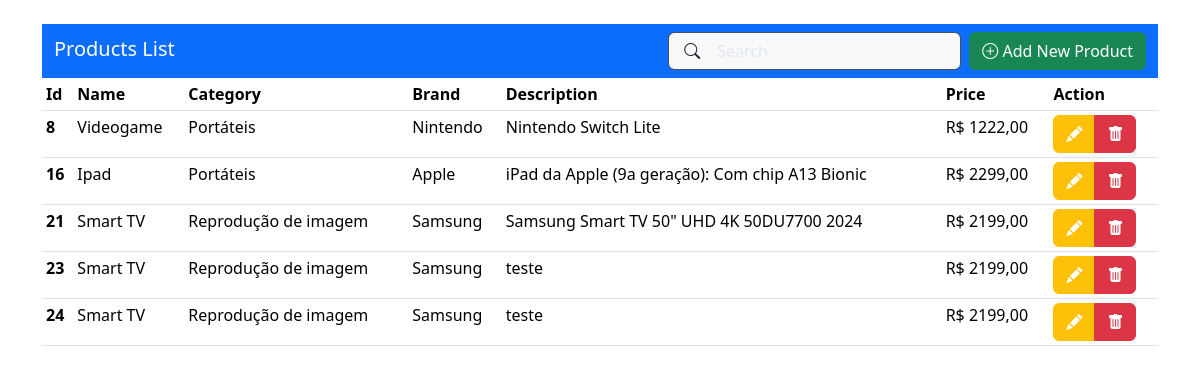
Before: /products/ with the older database file.
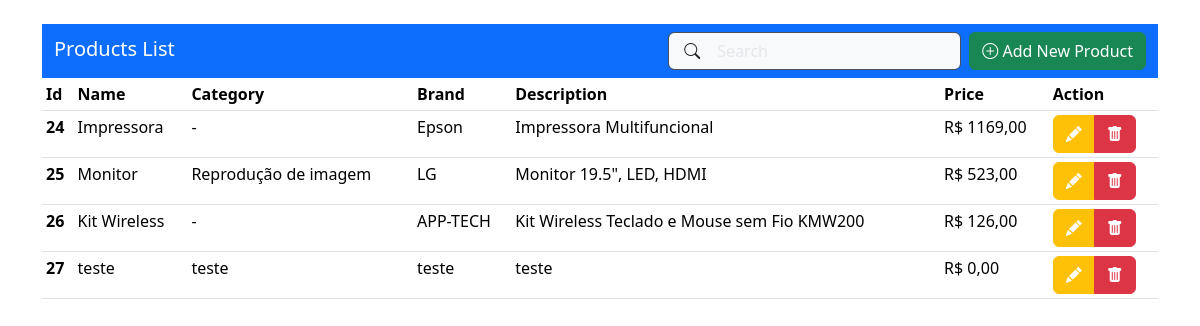
After: the same page with the newer database file.
### products/models.py (models this page shows, shortened)
class Product(models.Model):
    title = models.CharField(max_length=200)
    category = models.CharField(max_length=100)
    brand = models.CharField(max_length=100)
    description = models.TextField(null=True, blank=True)
    price = models.DecimalField(max_digits=10, decimal_places=2)

### products/views.py (the view)
# urls.py: path("products/", views.product_view, name="product_view"),
def product_view(request):
    products = Product.objects.all()  # Busca todos os produtos
    return render(
        request=request,
        template_name="products.html",
        context={"products": products},
    )

### products/templates/products.html (shortened to what this page needs)
{% load static %}
<!doctype html>
<html lang="pt-br">
  <head>
    <link href="https://cdn.jsdelivr.net/npm/bootstrap@5.3.3/dist/css/bootstrap.min.css" rel="stylesheet">
    <link href="https://cdn.jsdelivr.net/npm/bootstrap-icons/font/bootstrap-icons.css" rel="stylesheet">
    <link rel="stylesheet" href="../static/css/style.css">
  </head>
  <body>
    {% include 'navbar.html' %}
    {% block content %}
    {% include 'list_products.html' %}
	  {% endblock %}
  </body>
</html>

### products/templates/list_products.html (shortened to what this page needs)
    {% block content %}
    <div class="container">
        <table class="table table-sm">
            <thead>
              <tr>
                <th scope="col">Id</th>
                <th scope="col">Name</th>
                <th scope="col">Category</th>
                <th scope="col">Brand</th>
                <th scope="col">Description</th>
                <th scope="col">Price</th>
                <th scope="col">Action</th>
              </tr>
            </thead>
            <tbody>
              {% for product in products %}
              <tr>
                <th scope="row">{{ product.id }}</th>
                <td>{{ product.title }}</td>
                <td>{{ product.category }}</td>
                <td>{{ product.brand }}</td>
                <td>{{ product.description }}</td>
                <td>R$ {{ product.price }}</td>
                <td>
                    <div class="btn-group" role="group" aria-label="Basic mixed styles example">
                      <button type="submit" class="btn btn-warning" data-bs-toggle="modal" data-bs-target="#updateProductModal{{ product.id }}">
                        <i class="bi bi-pencil-fill text-white"; cursor: pointer; title="Editar"></i>
                      </button>
                      <button type="submit" class="btn btn-danger" data-bs-toggle="modal" data-bs-target="#delProductModal{{ product.id }}">
                        <i class="bi bi-trash-fill text-white"; cursor: pointer; title="Deletar"></i>
                      </button>
                    </div>
                  </div>
                </td>
              {% endfor %}
    {% endblock %}

Changed rows visible on the page:
removed Product: id "8", title "Videogame", category "Portáteis", brand "Nintendo", description "Nintendo Switch Lite", price "1222,00"
removed Product: id "16", title "Ipad", category "Portáteis", brand "Apple", description "iPad da Apple (9a geração): Com chip A13 Bionic", price "2299,00"
removed Product: id "21", title "Smart TV", category "Reprodução de imagem", brand "Samsung", description "Samsung Smart TV 50\" UHD 4K 50DU7700 2024", price "2199,00"
removed Product: id "23", title "Smart TV", category "Reprodução de imagem", brand "Samsung", description "teste", price "2199,00"
changed Product id 24: title "Smart TV" → "Impressora"; category "Reprodução de imagem" → "-"; brand "Samsung" → "Epson"; description "teste" → "Impressora Multifuncional"; price "2199,00" → "1169,00"
added Product: id "25", title "Monitor", category "Reprodução de imagem", brand "LG", description "Monitor 19.5\", LED, HDMI", price "523,00"
added Product: id "26", title "Kit Wireless", category "-", brand "APP-TECH", description "Kit Wireless Teclado e Mouse sem Fio KMW200", price "126,00"
added Product: id "27", title "teste", category "teste", brand "teste", description "teste", price "0,00"
